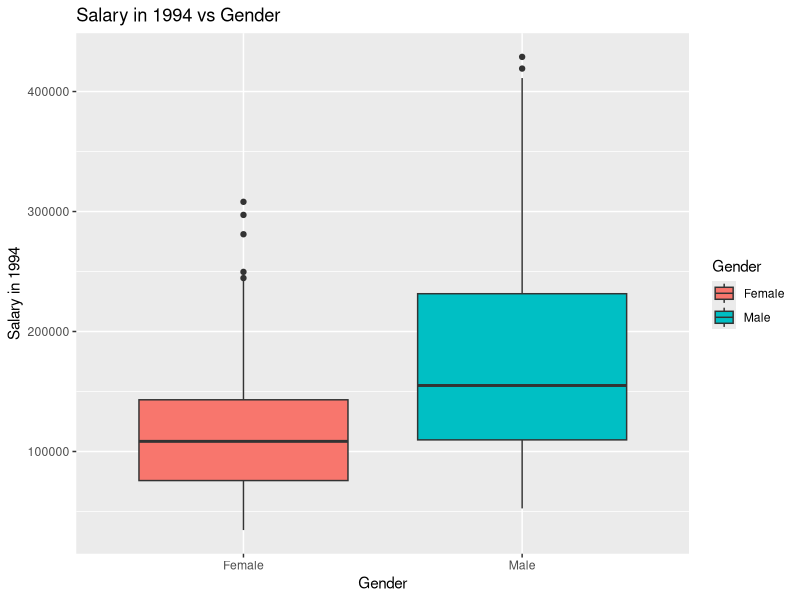
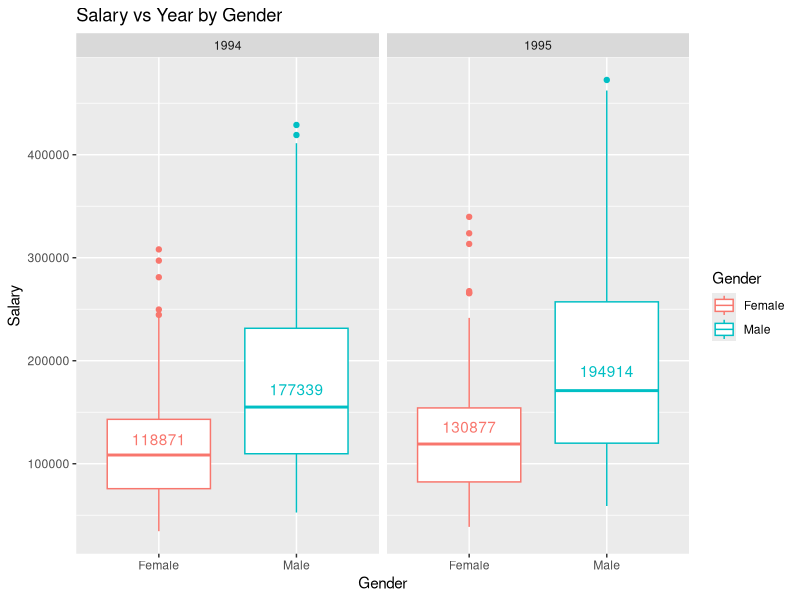
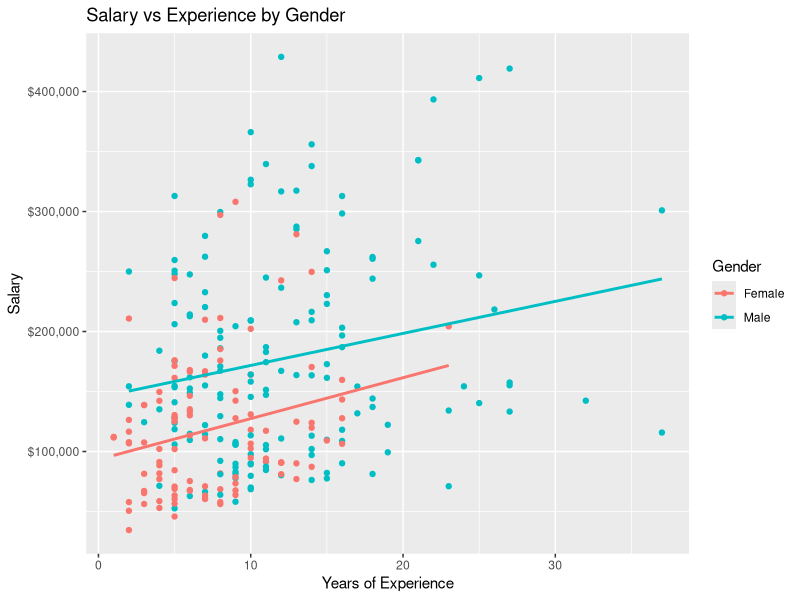
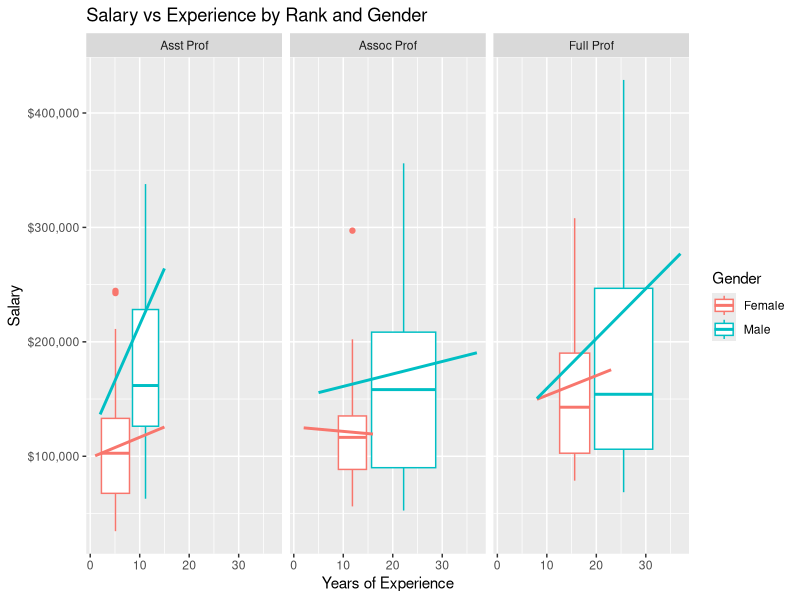
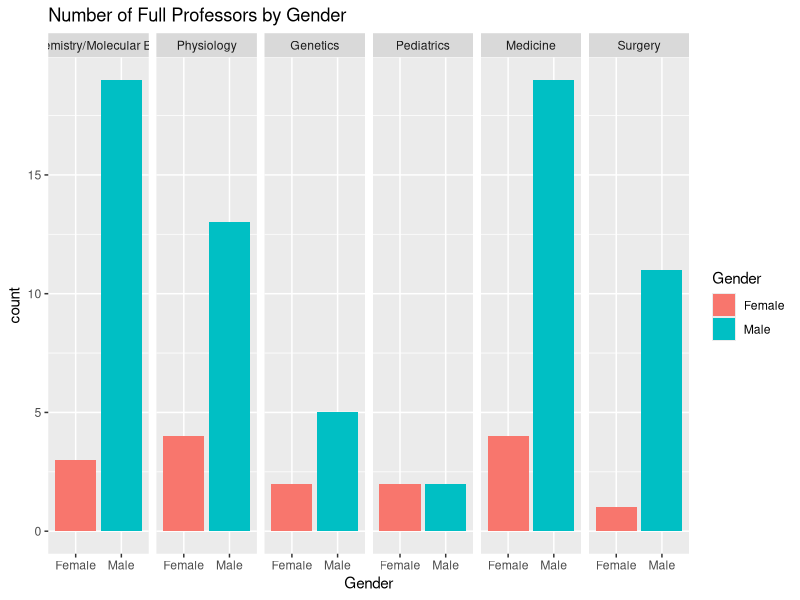
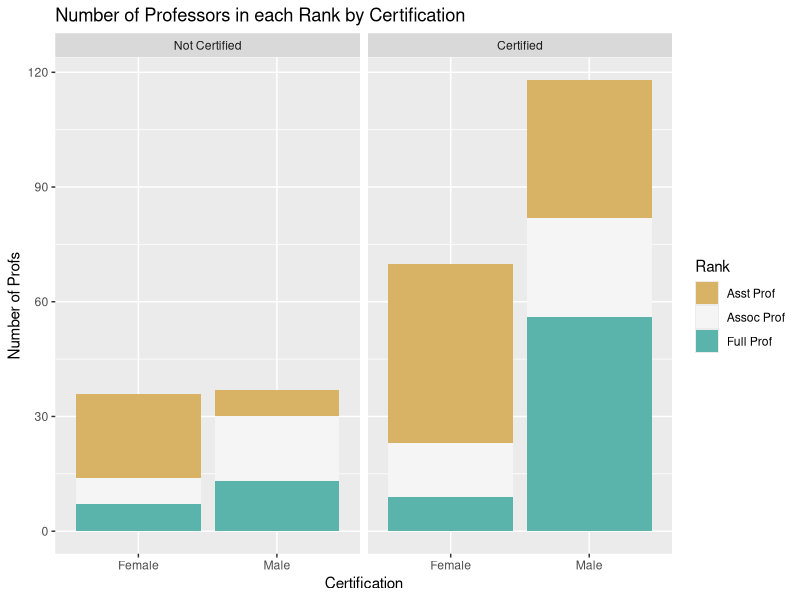
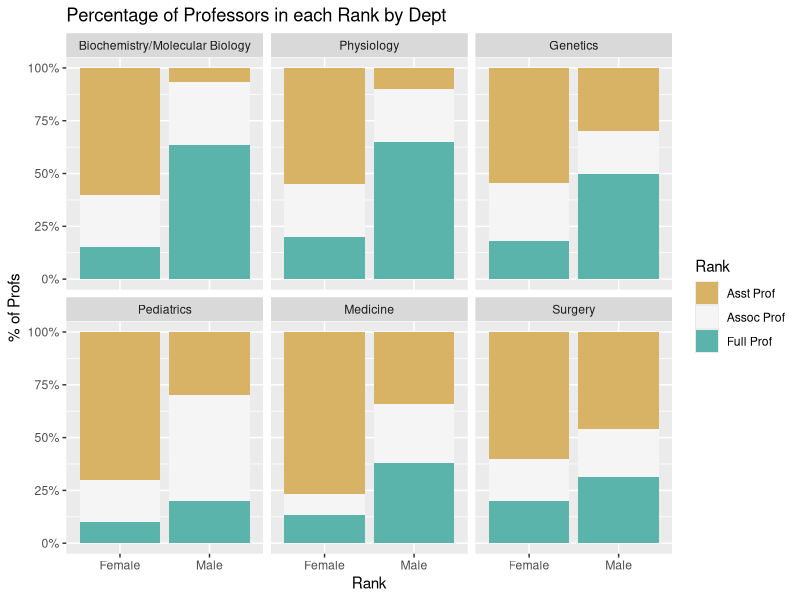

Here is the R script that generated these plots, in order:
####################################### BC2406 ANALYTICS I #######################################
######################################## SEMINAR 2 TEAM 7 ########################################
############################################# WEEK 4 #############################################

library(data.table)     #Read csv as data table
library(ggplot2)        #visualisation

dt = fread('Lawsuit.csv')   

# convert dept, gender, clin, cert and rank to factor
dt$Dept = factor(dt$Dept)
dt$Gender = factor(dt$Gender)
dt$Clin = factor(dt$Clin)
dt$Cert = factor(dt$Cert)
dt$Rank = factor(dt$Rank)

# rename the number levels to text
levels(dt$Gender) = c("Female", "Male")
levels(dt$Clin) = c("Clinical", "Research")
levels(dt$Rank) = c("Asst Prof", "Assoc Prof", "Full Prof")
levels(dt$Dept) = c("Biochemistry/Molecular Biology", "Physiology", "Genetics", "Pediatrics", "Medicine", "Surgery")
levels(dt$Cert) = c("Not Certified", "Certified")


#Show whole number instead of scientific notation
getOption("scipen")        
options("scipen" = 100)



################ SLIDE 3 // BOXPLOT // Salary in 1994 against Gender ################
ggplot(data = dt, mapping = aes(x = Gender, y = Sal94, fill=Gender)) +
    geom_boxplot(show.legend = TRUE) +
    labs(title = "Salary in 1994 vs Gender", y="Salary in 1994")       #rename y axis and add title



################ SLIDE 3 // BOXPLOT // Salary against Year grouped by Gender ################
# transform data to proper "records" data format by unpivoting Sal94/Sal95. this will result in one "Sal94" salary column, and one "year" year column.
# Step 1> create two temporary tables for 1994 and 1995
salIncrease94 = subset(dt, select=-c(Sal95)); salIncrease94$year = "1994"
salIncrease95 = subset(dt, select=-c(Sal94)); salIncrease95$year = "1995"
# Step 2> make column names the same to union the table
colnames(salIncrease95) = colnames(salIncrease94)
# Step 3> union the two tables
salIncrease = rbind(salIncrease94, salIncrease95)
## Step 4> convert to date datatype for time intelligence <-- if drawing line chart, need this to obtain time intelligence. since we are using faceting, no longer need this column to be of date datatype
#salIncrease$year = as.Date(salIncrease$year)
# Step 5> drop the two temporary tables
rm(salIncrease94, salIncrease95)

# calculate the means to layer onto the ggplot manually
# Step 1> rename the levels from 0 and 1 to Female and Male (for the legend)
# Step 2> calculate the means for female and male
meansF <- aggregate(Sal94 ~ year, data = salIncrease[Gender=="Female"], mean)
meansF$Gender = "Female"
meansF$Gender = as.factor(meansF$Gender)
meansM <- aggregate(Sal94 ~ year, data = salIncrease[Gender=="Male"], mean)
meansM$Gender = "Male"
meansM$Gender = as.factor(meansM$Gender)

# plot the graph
ggplot(salIncrease, mapping = aes(x = Gender, y = Sal94, color=Gender))+
    geom_boxplot()+
    labs(y = "Salary", title = "Salary vs Year by Gender")+
    geom_text(meansF, mapping = aes(label=round(Sal94,0)), position = position_nudge(y=5000), show.legend=FALSE)+ #show female mean label
    geom_text(meansM, mapping = aes(label=round(Sal94,0)), position = position_nudge(y=-5000), show.legend=FALSE)+ # show male mean label
    facet_grid(. ~ year) #facet by year to show year-on-year increase.



################ SLIDE 4 // SCATTER PLOT + LINE CHART // Salary against Experience grouped by Rank ################
# Plot of Years of Experience (x-axis) against Salary (y-axis), with geom_smooth layer to show general trend
# Coloured by gender to show difference between the general trend of both genders
ggplot(dt) + aes(x=Exper, y=Sal94) + geom_point(aes(colour = Gender)) + scale_y_continuous(labels=scales::dollar_format()) + labs(x = "Years of Experience", y = "Salary", title = "Salary vs Experience by Gender") + geom_smooth(aes(x = Exper, y = Sal94, colour=Gender), alpha=0.2, method = 'glm', se = FALSE)



################ SLIDE 5 // BOXPLOT + LINE CHART // Salary  ################
#Plot of Experience (x-axis) vs Salary (y-axis), grouped by gender, faceted by rank, with geom_smooth layer to represent the general trend
ggplot(dt) + aes(x=Exper, y=Sal94) + geom_boxplot(aes(colour = Gender)) + facet_wrap(~Rank) + scale_y_continuous(labels=scales::dollar_format()) + labs(x = "Years of Experience", y = "Salary", title = "Salary vs Experience by Rank and Gender") + geom_smooth(aes(x = Exper, y = Sal94, colour=Gender), alpha=0.2, method = 'glm', se = FALSE)



################ SLIDE 6 // BAR CHART // Proportion of Full Professors grouped by Department ################
#Plot the number of full professors by gender according to departments
ggplot(data = dt[Rank=="Full Prof"], mapping = aes(x = Gender, y = ..count.., fill=Gender)) +  
    geom_bar()+ labs(title = "Number of Full Professors by Gender")+
    facet_grid(. ~ Dept)



################ SLIDE 7 // STACKED BAR CHART // Overall Porportion of Professors' Rank grouped by Certification ################
# Plotting Number of Professors in each rank by certification according to gender
# Chose this particular colour template to show emphasis on Asst and Full Profs
ggplot(dt) + aes(x=Gender) + geom_bar(aes(fill = Rank), position = 'stack') + facet_wrap(~Cert) + labs(x = "Certification", y = "Number of Profs", title = "Number of Professors in each Rank by Certification") + scale_fill_brewer(palette="BrBG")



################ SLIDE 8 // STACKED BAR CHART // Porportion of Professors' Rank grouped by Departments  ################
#Stacked filled percentage bar plot showing that there is a higher percentage of male full professors and higher percentage of female assistant professors
#Chose this particular colour template to show emphasis on Asst and Full Profs
ggplot(dt) + aes(x=Gender) + geom_bar(aes(fill = Rank), position = 'fill') + facet_wrap(~Dept)  + scale_y_continuous(labels = scales::percent) + labs(x = "Rank", y = "% of Profs ", title = "Percentage of Professors in each Rank by Dept") + scale_fill_brewer(palette="BrBG")

